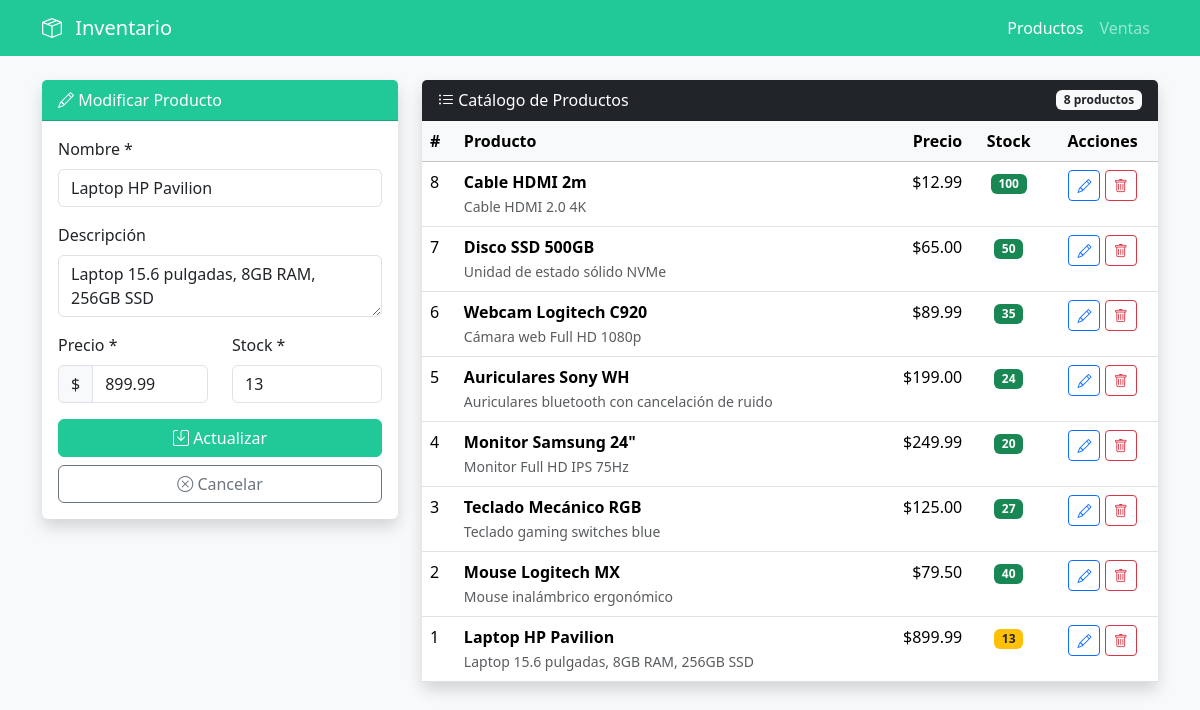
The page /productos.php?editar=1 on the database its author committed.
### tables this page shows
CREATE TABLE productos (
    id INT AUTO_INCREMENT PRIMARY KEY,
    nombre VARCHAR(100) NOT NULL,
    descripcion TEXT,
    precio DECIMAL(10,2) NOT NULL,
    stock INT NOT NULL DEFAULT 0,
    fecha_registro TIMESTAMP DEFAULT CURRENT_TIMESTAMP
);

### models/Producto.php (called while the page is built, shortened)
<?php
class Producto
{
    public static function listar($conexion)
    {
        $sql="SELECT * FROM productos ORDER BY id DESC";
        $resultado=$conexion->query($sql);
        return $resultado->fetch_all(MYSQLI_ASSOC);
    }
    public static function buscarPorId($conexion,$id)
    {
        $sql="SELECT * FROM productos WHERE id=?";
        $stmt=$conexion->prepare($sql);
        $stmt->bind_param("i",$id);
        $stmt->execute();
        return $stmt->get_result()->fetch_assoc();
    }
}
?>

### controllers/ProductoController.php (called while the page is built, shortened)
<?php
require_once __DIR__.'/../config/database.php';
require_once __DIR__.'/../models/Producto.php';
class ProductoController
{
    public function listarTodos()
    {
        global $conexion;
        return Producto::listar($conexion);
    }
    public function buscar($id)
    {
        global $conexion;
        return Producto::buscarPorId($conexion,$id);
    }
}
?>

### public/productos.php (the view, shortened to what this page needs)
<?php
require_once __DIR__.'/../controllers/ProductoController.php';
$ctrl=new ProductoController();
$editar=null;
if(isset($_GET['editar'])){
    $editar=$ctrl->buscar((int)$_GET['editar']);
}
$lista=$ctrl->listarTodos();
?>
<!DOCTYPE html>
<html lang="es">
<head>
    <link href="https://cdn.jsdelivr.net/npm/bootstrap@5.3.2/dist/css/bootstrap.min.css" rel="stylesheet">
    <link href="https://cdn.jsdelivr.net/npm/bootstrap-icons@1.11.1/font/bootstrap-icons.css" rel="stylesheet">
    <link href="assets/styles.css" rel="stylesheet">
</head>
<body class="bg-light">
    <nav class="navbar navbar-expand-lg navbar-dark bg-teal">
        <div class="container">
            <a class="navbar-brand" href="index.php">
                <i class="bi bi-box-seam"></i> Inventario
            </a>
            <div class="navbar-nav ms-auto">
                <a class="nav-link active" href="productos.php">Productos</a>
                <a class="nav-link" href="ventas.php">Ventas</a>
            </div>
        </div>
    </nav>
    <div class="container py-4">
        <div class="row">
            <div class="col-lg-4 mb-4">
                <div class="card border-0 shadow">
                    <div class="card-header bg-teal text-white">
                        <i class="bi bi-<?=$editar?'pencil':'plus-circle'?>"></i>
                        <?=$editar?'Modificar Producto':'Nuevo Producto'?>
                    </div>
                    <div class="card-body">
                        <form method="post">
                            <div class="mb-3">
                                <label class="form-label">Nombre *</label>
                                <input type="text" name="nombre" class="form-control"
                                       value="<?=htmlspecialchars($editar['nombre'] ?? '')?>" required>
                            </div>
                            <div class="mb-3">
                                <label class="form-label">Descripción</label>
                                <textarea name="descripcion" class="form-control" rows="2"><?=htmlspecialchars($editar['descripcion'] ?? '')?></textarea>
                            </div>
                            <div class="row">
                                <div class="col-6 mb-3">
                                    <label class="form-label">Precio *</label>
                                    <div class="input-group">
                                        <span class="input-group-text">$</span>
                                        <input type="number" step="0.01" name="precio" class="form-control"
                                               value="<?=htmlspecialchars($editar['precio'] ?? '')?>" required>
                                    </div>
                                </div>
                                <div class="col-6 mb-3">
                                    <label class="form-label">Stock *</label>
                                    <input type="number" name="stock" class="form-control"
                                           value="<?=htmlspecialchars($editar['stock'] ?? '')?>" required>
                                </div>
                            </div>
                            <div class="d-grid gap-2">
                                <button type="submit" class="btn btn-teal">
                                    <i class="bi bi-save"></i> <?=$editar?'Actualizar':'Guardar'?>
                                </button>
                                <?php if($editar): ?>
                                <a href="productos.php" class="btn btn-outline-secondary">
                                    <i class="bi bi-x-circle"></i> Cancelar
                                </a>
                                <?php endif; ?>
                            </div>
                        </form>
                    </div>
                </div>
            </div>
            <div class="col-lg-8">
                <div class="card border-0 shadow">
                    <div class="card-header bg-dark text-white d-flex justify-content-between align-items-center">
                        <span><i class="bi bi-list-ul"></i> Catálogo de Productos</span>
                        <span class="badge bg-light text-dark"><?=count($lista)?> productos</span>
                    </div>
                    <div class="card-body p-0">
                        <div class="table-responsive">
                            <table class="table table-hover mb-0">
                                <thead class="table-light">
                                    <tr>
                                        <th>#</th>
                                        <th>Producto</th>
                                        <th class="text-end">Precio</th>
                                        <th class="text-center">Stock</th>
                                        <th class="text-center">Acciones</th>
                                    </tr>
                                </thead>
                                <tbody>
                                    <?php foreach($lista as $p): ?>
                                    <tr>
                                        <td><?=htmlspecialchars($p['id'])?></td>
                                        <td>
                                            <strong><?=htmlspecialchars($p['nombre'])?></strong>
                                            <?php if($p['descripcion']): ?>
                                            <br><small class="text-muted"><?=htmlspecialchars(substr($p['descripcion'],0,50))?></small>
                                            <?php endif; ?>
                                        </td>
                                        <td class="text-end">$<?=number_format($p['precio'],2)?></td>
                                        <td class="text-center">
                                            <?php if($p['stock']<=5): ?>
                                            <span class="badge bg-danger"><?=$p['stock']?></span>
                                            <?php elseif($p['stock']<=15): ?>
                                            <span class="badge bg-warning text-dark"><?=$p['stock']?></span>
                                            <?php else: ?>
                                            <span class="badge bg-success"><?=$p['stock']?></span>
                                            <?php endif; ?>
                                        </td>
                                        <td class="text-center">
                                            <a href="?editar=<?=$p['id']?>" class="btn btn-sm btn-outline-primary" title="Editar">
                                                <i class="bi bi-pencil"></i>
                                            </a>
                                            <a href="?borrar=<?=$p['id']?>" class="btn btn-sm btn-outline-danger"
                                               onclick="return confirm('¿Eliminar este producto?')" title="Eliminar">
                                                <i class="bi bi-trash"></i>
                                            </a>
                                        </td>
                                    </tr>
                                    <?php endforeach; ?>
                                </tbody>
                            </table>
                        </div>
                    </div>
                </div>
            </div>
        </div>
    </div>
</body>
</html>

### public/assets/styles.css (style rules this page uses)
.bg-teal { background-color:#20c997!important }
.btn-teal { background-color:#20c997;border-color:#20c997;color:#fff }
.navbar-brand i { margin-right:0.5rem; }

### rows shown on the page
productos: nombre "Laptop HP Pavilion", descripcion "Laptop 15.6 pulgadas, 8GB RAM, 256GB SSD", precio "899.99", stock "13", id "1"
productos: id "8", nombre "Cable HDMI 2m", descripcion "Cable HDMI 2.0 4K", precio "12.99", stock "100"
productos: id "7", nombre "Disco SSD 500GB", descripcion "Unidad de estado sólido NVMe", precio "65.00", stock "50"
productos: id "6", nombre "Webcam Logitech C920", descripcion "Cámara web Full HD 1080p", precio "89.99", stock "35"
productos: id "5", nombre "Auriculares Sony WH", descripcion "Auriculares bluetooth con cancelación de ruido", precio "199.00", stock "24"
productos: id "4", nombre "Monitor Samsung 24\"", descripcion "Monitor Full HD IPS 75Hz", precio "249.99", stock "20"
productos: id "3", nombre "Teclado Mecánico RGB", descripcion "Teclado gaming switches blue", precio "125.00", stock "27"
productos: id "2", nombre "Mouse Logitech MX", descripcion "Mouse inalámbrico ergonómico", precio "79.50", stock "40"

### other values the page prints
count($lista) "8"
